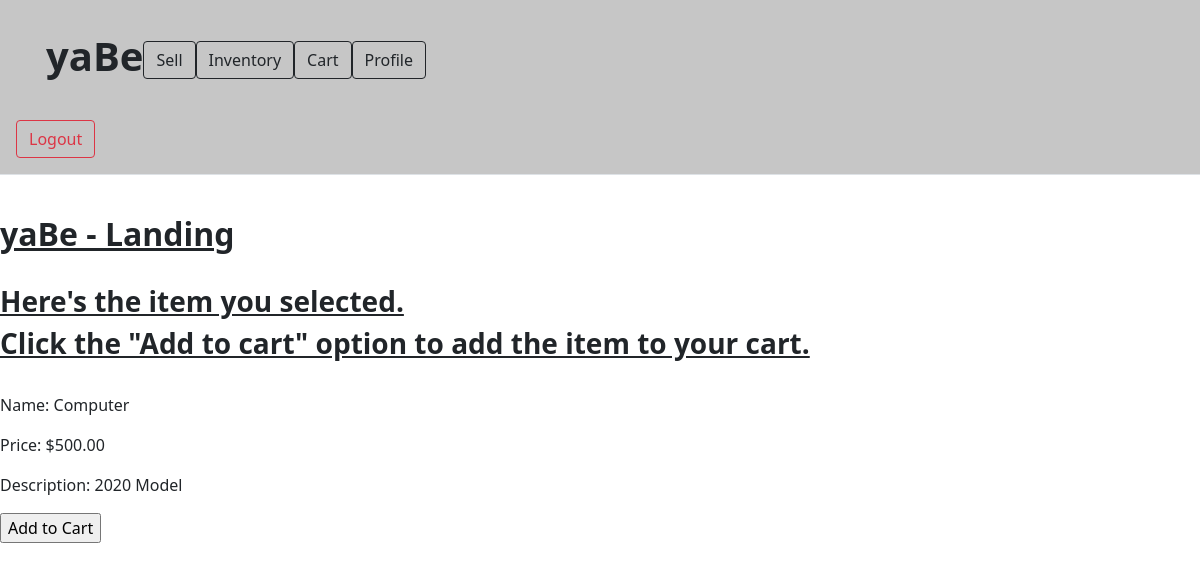
The page /1 on the database its author committed.
### app/models.py (models this page shows)
class Item(db.Model):
 id = db.Column(db.Integer, primary_key = True)
 name = db.Column(db.String(128))
 price = db.Column(db.Float)
 image = db.Column(db.LargeBinary)
 description = db.Column(db.String(256))
 user_seller_name = db.Column(db.String, db.ForeignKey('user.username'))

### app/routes.py (the view, shortened to what this page needs)
@appObj.route('/<itemID>', methods = ['GET', 'POST'])
def landingPage(itemID):
  selectedItem = Item.query.filter_by(id = itemID).all()
  cartOption = addToCart()
  return render_template("landing.html", itemID = itemID, selectedItem = selectedItem[0], cartForm = cartOption)

### app/addToCart.py
class addToCart(FlaskForm):
    submit = SubmitField('Add to Cart')

### app/templates/landing.html (shortened to what this page needs)
<!doctype html>
<html lang="en">
  <head>
     <link href="https://cdn.jsdelivr.net/npm/bootstrap@5.0.2/dist/css/bootstrap.min.css" rel="stylesheet">
    <body>
    <body>
<main>
   <header class="p-3 mb-3 border-bottom" style= "background: #c6c6c6">
    <div class="container p-3 mb-3" style="background: #c6c6c6"">
     <div class="d-flex flex-wrap align-items-center justify-content-center justify-content-lg-start"</div>
        <a href="/home" class="d-flex align-items-center mb-2 mb-lg-0 text-dark text-decoration-none">
         <h1> <b> yaBe </b> </h1>
        </a>
        <ul class="nav col-12 col-lg-auto me-lg-auto mb-2 justify-content-center mb-md-0">
         <li> <a class="btn btn-outline-dark mr-2" href="sell_item" role="button">Sell</a> </li>
         <li> <a class="btn btn-outline-dark mr-2" href="see_all_items" role="button">Inventory</a> </li>
         <li> <a class="btn btn-outline-dark mr-2" href="cart" role="button">Cart</a></li>
         <li> <a class="btn btn-outline-dark" href="view_profile" role="button"> Profile </a></li>
        </ul>
        <br>
       </div>
     </div>
  <div class="d-flex flex-wrap align-items-center justify-content-center justify-content-lg-start" </div>
   <a class="btn btn-outline-danger mr-2" href="{{url_for('logout')}}" role="button"> Logout </a>
  </header>
  <br>
  <h2><b><u> yaBe - Landing </b></u></h2>
   <br>
   <h3> <b> <u> Here's the item you selected. </b> </u> </h3>
   <h3> <b> <u> Click the "Add to cart" option to add the item to your cart. </b> </u> </h3>
   <br>
   <p> Name: {{selectedItem.name}}</p>
   <p> Price: {{"$%.2f"|format(selectedItem.price)}}</p>
   <p> Description: {{selectedItem.description}} </p>
   <form action="" method="post" nonvalidate>
    <p>
    {{cartForm.submit()}}
    </p>
  </body>
  </body>
</html>

### rows shown on the page
Item: name "Computer", price "$500.00", description "2020 Model"
